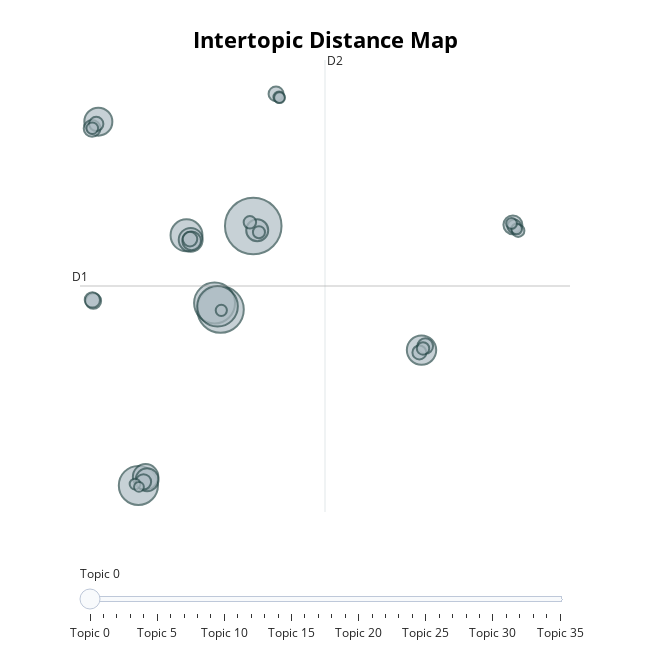

The notebook cell saved with this chart:
### Code cell
topic_model.visualize_topics()

### Figure 1 — Plotly figure (JSON) as saved in the notebook; plotly's stock layout.template omitted (floating-point values rounded to 4 significant figures)
{"data": [{"customdata": [[0, "trump | trumps | donald | inauguration | obama", 330], [1, "nfl | super | patriots | bowl | draft", 223], [2, "basketball | ncaa | tournament | state | football", 173], [3, "nba | warriors | game | lebron | cavaliers", 170], [4, "baby | child | pregnant | victorias | photo", 158], [5, "dies | dead | death | star | heart", 105], [6, "trailer | movie | review | film | logan", 89], [7, "madrid | real | league | barcelona | cup", 81], [8, "oscars | awards | globes | golden | grammys", 67], [9, "police | shooting | shot | fatal | man", 59], [10, "tour | album | kendrick | announces | mixtape", 54], [11, "stock | musk | dow | elon | youtube", 50], [12, "patricks | easter | st | day | quotes", 37], [13, "arrested | released | charges | prison | jail", 36], [14, "ufc | fight | conor | decision | results", 29], [15, "finale | recap | premiere | season | series", 25], [16, "game | bruins | nhl | penguins | series", 25], [17, "mlb | homer | phillies | tebow | cubs", 24], [18, "carey | mariah | nicki | lady | ma", 24], [19, "weather | winter | snow | snowstorm | forecast", 23], [20, "gatlinburg | chaos | mall | shots | panic", 22], [21, "foot | federer | open | roger | australian", 21], [22, "switch | pokémon | nes | ios | nintendo", 20], [23, "christmas | santa | special | dreaming | tracker", 19], [24, "march | womens | thousands | science | rally", 16], [25, "school | closings | delays | county | schools", 16], [26, "moon | nasa | discovered | tilapia | eclipse", 16], [27, "sale | deals | monday | retailer | cyber", 15], [28, "wwe | results | news | reigns | wrestlemania", 14], [29, "ezekiel | suspension | elliott | elliotts | assault", 13], [30, "dam | oroville | power | reported | damage", 13], [31, "elizabeth | queen | prince | markle | meghan", 12], [32, "tornado | warning | weather | counties | issued", 12], [33, "open | christmas | hours | closed | day", 12], [34, "valentines | day | nationwide | pakistani | issues", 12], [35, "dancing | stars | jennings | kerrigan | rashad", 10]], "hovertemplate": "<b>Topic %{customdata[0]}</b><br>%{customdata[1]}<br>Size: %{customdata[2]}", "legendgroup": "", "marker": {"color": "#B0BEC5", "line": {"color": "DarkSlateGrey", "width": 2}, "size": [330, 223, 173, 170, 158, 105, 89, 81, 67, 59, 54, 50, 37, 36, 29, 25, 25, 24, 24, 23, 22, 21, 20, 19, 16, 16, 16, 15, 14, 13, 13, 12, 12, 12, 12, 10], "sizemode": "area", "sizeref": 0.2062, "symbol": "circle"}, "mode": "markers", "name": "", "orientation": "v", "showlegend": false, "type": "scatter", "x": [6.182, 3.67, 3.212, 3.438, -2.638, 1.057, 19.1, -5.713, -2.084, 1.377, -1.968, 6.486, 26.12, 1.449, -6.193, 19.39, -6.097, -6.172, -2.245, 7.932, 1.323, -5.874, 18.94, 26.22, 5.923, 26.53, 19.22, 6.618, -6.179, 3.728, 8.16, -2.895, 8.199, 26.4, 26.02, -2.595], "xaxis": "x", "y": [6.599, 0.7164, 1.171, 0.9455, -11.66, 5.94, -2.134, 13.94, -11.05, 5.619, -11.26, 6.294, 6.676, 5.548, 13.46, -1.845, 1.319, 1.393, -11.4, 15.89, 5.674, 13.78, -2.299, 6.579, 6.856, 6.267, -2.021, 6.161, 13.47, 0.659, 15.66, -11.56, 15.62, 6.389, 6.779, -11.76], "yaxis": "y"}], "layout": {"annotations": [{"showarrow": false, "text": "D1", "x": -7.122, "y": 2.374, "yshift": 10}, {"showarrow": false, "text": "D2", "x": 11.69, "xshift": 10, "y": 18.27}], "height": 650, "hoverlabel": {"bgcolor": "white", "font": {"family": "Rockwell", "size": 16}}, "legend": {"itemsizing": "constant", "tracegroupgap": 0}, "margin": {"t": 60}, "shapes": [{"line": {"color": "#CFD8DC", "width": 2}, "type": "line", "x0": 11.69, "x1": 11.69, "y0": -13.53, "y1": 18.27}, {"line": {"color": "#9E9E9E", "width": 2}, "type": "line", "x0": -7.122, "x1": 30.5, "y0": 2.374, "y1": 2.374}], "sliders": [{"active": 0, "pad": {"t": 50}, "steps": [{"args": [{"marker.color": [["red", "#B0BEC5", "#B0BEC5", "#B0BEC5", "#B0BEC5", "#B0BEC5", "#B0BEC5", "#B0BEC5", "#B0BEC5", "#B0BEC5", "#B0BEC5", "#B0BEC5", "#B0BEC5", "#B0BEC5", "#B0BEC5", "#B0BEC5", "#B0BEC5", "#B0BEC5", "#B0BEC5", "#B0BEC5", "#B0BEC5", "#B0BEC5", "#B0BEC5", "#B0BEC5", "#B0BEC5", "#B0BEC5", "#B0BEC5", "#B0BEC5", "#B0BEC5", "#B0BEC5", "#B0BEC5", "#B0BEC5", "#B0BEC5", "#B0BEC5", "#B0BEC5", "#B0BEC5"]]}], "label": "Topic 0", "method": "update"}, {"args": [{"marker.color": [["#B0BEC5", "red", "#B0BEC5", "#B0BEC5", "#B0BEC5", "#B0BEC5", "#B0BEC5", "#B0BEC5", "#B0BEC5", "#B0BEC5", "#B0BEC5", "#B0BEC5", "#B0BEC5", "#B0BEC5", "#B0BEC5", "#B0BEC5", "#B0BEC5", "#B0BEC5", "#B0BEC5", "#B0BEC5", "#B0BEC5", "#B0BEC5", "#B0BEC5", "#B0BEC5", "#B0BEC5", "#B0BEC5", "#B0BEC5", "#B0BEC5", "#B0BEC5", "#B0BEC5", "#B0BEC5", "#B0BEC5", "#B0BEC5", "#B0BEC5", "#B0BEC5", "#B0BEC5"]]}], "label": "Topic 1", "method": "update"}, {"args": [{"marker.color": [["#B0BEC5", "#B0BEC5", "red", "#B0BEC5", "#B0BEC5", "#B0BEC5", "#B0BEC5", "#B0BEC5", "#B0BEC5", "#B0BEC5", "#B0BEC5", "#B0BEC5", "#B0BEC5", "#B0BEC5", "#B0BEC5", "#B0BEC5", "#B0BEC5", "#B0BEC5", "#B0BEC5", "#B0BEC5", "#B0BEC5", "#B0BEC5", "#B0BEC5", "#B0BEC5", "#B0BEC5", "#B0BEC5", "#B0BEC5", "#B0BEC5", "#B0BEC5", "#B0BEC5", "#B0BEC5", "#B0BEC5", "#B0BEC5", "#B0BEC5", "#B0BEC5", "#B0BEC5"]]}], "label": "Topic 2", "method": "update"}, {"args": [{"marker.color": [["#B0BEC5", "#B0BEC5", "#B0BEC5", "red", "#B0BEC5", "#B0BEC5", "#B0BEC5", "#B0BEC5", "#B0BEC5", "#B0BEC5", "#B0BEC5", "#B0BEC5", "#B0BEC5", "#B0BEC5", "#B0BEC5", "#B0BEC5", "#B0BEC5", "#B0BEC5", "#B0BEC5", "#B0BEC5", "#B0BEC5", "#B0BEC5", "#B0BEC5", "#B0BEC5", "#B0BEC5", "#B0BEC5", "#B0BEC5", "#B0BEC5", "#B0BEC5", "#B0BEC5", "#B0BEC5", "#B0BEC5", "#B0BEC5", "#B0BEC5", "#B0BEC5", "#B0BEC5"]]}], "label": "Topic 3", "method": "update"}, {"args": [{"marker.color": [["#B0BEC5", "#B0BEC5", "#B0BEC5", "#B0BEC5", "red", "#B0BEC5", "#B0BEC5", "#B0BEC5", "#B0BEC5", "#B0BEC5", "#B0BEC5", "#B0BEC5", "#B0BEC5", "#B0BEC5", "#B0BEC5", "#B0BEC5", "#B0BEC5", "#B0BEC5", "#B0BEC5", "#B0BEC5", "#B0BEC5", "#B0BEC5", "#B0BEC5", "#B0BEC5", "#B0BEC5", "#B0BEC5", "#B0BEC5", "#B0BEC5", "#B0BEC5", "#B0BEC5", "#B0BEC5", "#B0BEC5", "#B0BEC5", "#B0BEC5", "#B0BEC5", "#B0BEC5"]]}], "label": "Topic 4", "method": "update"}, {"args": [{"marker.color": [["#B0BEC5", "#B0BEC5", "#B0BEC5", "#B0BEC5", "#B0BEC5", "red", "#B0BEC5", "#B0BEC5", "#B0BEC5", "#B0BEC5", "#B0BEC5", "#B0BEC5", "#B0BEC5", "#B0BEC5", "#B0BEC5", "#B0BEC5", "#B0BEC5", "#B0BEC5", "#B0BEC5", "#B0BEC5", "#B0BEC5", "#B0BEC5", "#B0BEC5", "#B0BEC5", "#B0BEC5", "#B0BEC5", "#B0BEC5", "#B0BEC5", "#B0BEC5", "#B0BEC5", "#B0BEC5", "#B0BEC5", "#B0BEC5", "#B0BEC5", "#B0BEC5", "#B0BEC5"]]}], "label": "Topic 5", "method": "update"}, {"args": [{"marker.color": [["#B0BEC5", "#B0BEC5", "#B0BEC5", "#B0BEC5", "#B0BEC5", "#B0BEC5", "red", "#B0BEC5", "#B0BEC5", "#B0BEC5", "#B0BEC5", "#B0BEC5", "#B0BEC5", "#B0BEC5", "#B0BEC5", "#B0BEC5", "#B0BEC5", "#B0BEC5", "#B0BEC5", "#B0BEC5", "#B0BEC5", "#B0BEC5", "#B0BEC5", "#B0BEC5", "#B0BEC5", "#B0BEC5", "#B0BEC5", "#B0BEC5", "#B0BEC5", "#B0BEC5", "#B0BEC5", "#B0BEC5", "#B0BEC5", "#B0BEC5", "#B0BEC5", "#B0BEC5"]]}], "label": "Topic 6", "method": "update"}, {"args": [{"marker.color": [["#B0BEC5", "#B0BEC5", "#B0BEC5", "#B0BEC5", "#B0BEC5", "#B0BEC5", "#B0BEC5", "red", "#B0BEC5", "#B0BEC5", "#B0BEC5", "#B0BEC5", "#B0BEC5", "#B0BEC5", "#B0BEC5", "#B0BEC5", "#B0BEC5", "#B0BEC5", "#B0BEC5", "#B0BEC5", "#B0BEC5", "#B0BEC5", "#B0BEC5", "#B0BEC5", "#B0BEC5", "#B0BEC5", "#B0BEC5", "#B0BEC5", "#B0BEC5", "#B0BEC5", "#B0BEC5", "#B0BEC5", "#B0BEC5", "#B0BEC5", "#B0BEC5", "#B0BEC5"]]}], "label": "Topic 7", "method": "update"}, {"args": [{"marker.color": [["#B0BEC5", "#B0BEC5", "#B0BEC5", "#B0BEC5", "#B0BEC5", "#B0BEC5", "#B0BEC5", "#B0BEC5", "red", "#B0BEC5", "#B0BEC5", "#B0BEC5", "#B0BEC5", "#B0BEC5", "#B0BEC5", "#B0BEC5", "#B0BEC5", "#B0BEC5", "#B0BEC5", "#B0BEC5", "#B0BEC5", "#B0BEC5", "#B0BEC5", "#B0BEC5", "#B0BEC5", "#B0BEC5", "#B0BEC5", "#B0BEC5", "#B0BEC5", "#B0BEC5", "#B0BEC5", "#B0BEC5", "#B0BEC5", "#B0BEC5", "#B0BEC5", "#B0BEC5"]]}], "label": "Topic 8", "method": "update"}, {"args": [{"marker.color": [["#B0BEC5", "#B0BEC5", "#B0BEC5", "#B0BEC5", "#B0BEC5", "#B0BEC5", "#B0BEC5", "#B0BEC5", "#B0BEC5", "red", "#B0BEC5", "#B0BEC5", "#B0BEC5", "#B0BEC5", "#B0BEC5", "#B0BEC5", "#B0BEC5", "#B0BEC5", "#B0BEC5", "#B0BEC5", "#B0BEC5", "#B0BEC5", "#B0BEC5", "#B0BEC5", "#B0BEC5", "#B0BEC5", "#B0BEC5", "#B0BEC5", "#B0BEC5", "#B0BEC5", "#B0BEC5", "#B0BEC5", "#B0BEC5", "#B0BEC5", "#B0BEC5", "#B0BEC5"]]}], "label": "Topic 9", "method": "update"}, {"args": [{"marker.color": [["#B0BEC5", "#B0BEC5", "#B0BEC5", "#B0BEC5", "#B0BEC5", "#B0BEC5", "#B0BEC5", "#B0BEC5", "#B0BEC5", "#B0BEC5", "red", "#B0BEC5", "#B0BEC5", "#B0BEC5", "#B0BEC5", "#B0BEC5", "#B0BEC5", "#B0BEC5", "#B0BEC5", "#B0BEC5", "#B0BEC5", "#B0BEC5", "#B0BEC5", "#B0BEC5", "#B0BEC5", "#B0BEC5", "#B0BEC5", "#B0BEC5", "#B0BEC5", "#B0BEC5", "#B0BEC5", "#B0BEC5", "#B0BEC5", "#B0BEC5", "#B0BEC5", "#B0BEC5"]]}], "label": "Topic 10", "method": "update"}, {"args": [{"marker.color": [["#B0BEC5", "#B0BEC5", "#B0BEC5", "#B0BEC5", "#B0BEC5", "#B0BEC5", "#B0BEC5", "#B0BEC5", "#B0BEC5", "#B0BEC5", "#B0BEC5", "red", "#B0BEC5", "#B0BEC5", "#B0BEC5", "#B0BEC5", "#B0BEC5", "#B0BEC5", "#B0BEC5", "#B0BEC5", "#B0BEC5", "#B0BEC5", "#B0BEC5", "#B0BEC5", "#B0BEC5", "#B0BEC5", "#B0BEC5", "#B0BEC5", "#B0BEC5", "#B0BEC5", "#B0BEC5", "#B0BEC5", "#B0BEC5", "#B0BEC5", "#B0BEC5", "#B0BEC5"]]}], "label": "Topic 11", "method": "update"}, {"args": [{"marker.color": [["#B0BEC5", "#B0BEC5", "#B0BEC5", "#B0BEC5", "#B0BEC5", "#B0BEC5", "#B0BEC5", "#B0BEC5", "#B0BEC5", "#B0BEC5", "#B0BEC5", "#B0BEC5", "red", "#B0BEC5", "#B0BEC5", "#B0BEC5", "#B0BEC5", "#B0BEC5", "#B0BEC5", "#B0BEC5", "#B0BEC5", "#B0BEC5", "#B0BEC5", "#B0BEC5", "#B0BEC5", "#B0BEC5", "#B0BEC5", "#B0BEC5", "#B0BEC5", "#B0BEC5", "#B0BEC5", "#B0BEC5", "#B0BEC5", "#B0BEC5", "#B0BEC5", "#B0BEC5"]]}], "label": "Topic 12", "method": "update"}, {"args": [{"marker.color": [["#B0BEC5", "#B0BEC5", "#B0BEC5", "#B0BEC5", "#B0BEC5", "#B0BEC5", "#B0BEC5", "#B0BEC5", "#B0BEC5", "#B0BEC5", "#B0BEC5", "#B0BEC5", "#B0BEC5", "red", "#B0BEC5", "#B0BEC5", "#B0BEC5", "#B0BEC5", "#B0BEC5", "#B0BEC5", "#B0BEC5", "#B0BEC5", "#B0BEC5", "#B0BEC5", "#B0BEC5", "#B0BEC5", "#B0BEC5", "#B0BEC5", "#B0BEC5", "#B0BEC5", "#B0BEC5", "#B0BEC5", "#B0BEC5", "#B0BEC5", "#B0BEC5", "#B0BEC5"]]}], "label": "Topic 13", "method": "update"}, {"args": [{"marker.color": [["#B0BEC5", "#B0BEC5", "#B0BEC5", "#B0BEC5", "#B0BEC5", "#B0BEC5", "#B0BEC5", "#B0BEC5", "#B0BEC5", "#B0BEC5", "#B0BEC5", "#B0BEC5", "#B0BEC5", "#B0BEC5", "red", "#B0BEC5", "#B0BEC5", "#B0BEC5", "#B0BEC5", "#B0BEC5", "#B0BEC5", "#B0BEC5", "#B0BEC5", "#B0BEC5", "#B0BEC5", "#B0BEC5", "#B0BEC5", "#B0BEC5", "#B0BEC5", "#B0BEC5", "#B0BEC5", "#B0BEC5", "#B0BEC5", "#B0BEC5", "#B0BEC5", "#B0BEC5"]]}], "label": "Topic 14", "method": "update"}, {"args": [{"marker.color": [["#B0BEC5", "#B0BEC5", "#B0BEC5", "#B0BEC5", "#B0BEC5", "#B0BEC5", "#B0BEC5", "#B0BEC5", "#B0BEC5", "#B0BEC5", "#B0BEC5", "#B0BEC5", "#B0BEC5", "#B0BEC5", "#B0BEC5", "red", "#B0BEC5", "#B0BEC5", "#B0BEC5", "#B0BEC5", "#B0BEC5", "#B0BEC5", "#B0BEC5", "#B0BEC5", "#B0BEC5", "#B0BEC5", "#B0BEC5", "#B0BEC5", "#B0BEC5", "#B0BEC5", "#B0BEC5", "#B0BEC5", "#B0BEC5", "#B0BEC5", "#B0BEC5", "#B0BEC5"]]}], "label": "Topic 15", "method": "update"}, {"args": [{"marker.color": [["#B0BEC5", "#B0BEC5", "#B0BEC5", "#B0BEC5", "#B0BEC5", "#B0BEC5", "#B0BEC5", "#B0BEC5", "#B0BEC5", "#B0BEC5", "#B0BEC5", "#B0BEC5", "#B0BEC5", "#B0BEC5", "#B0BEC5", "#B0BEC5", "red", "#B0BEC5", "#B0BEC5", "#B0BEC5", "#B0BEC5", "#B0BEC5", "#B0BEC5", "#B0BEC5", "#B0BEC5", "#B0BEC5", "#B0BEC5", "#B0BEC5", "#B0BEC5", "#B0BEC5", "#B0BEC5", "#B0BEC5", "#B0BEC5", "#B0BEC5", "#B0BEC5", "#B0BEC5"]]}], "label": "Topic 16", "method": "update"}, {"args": [{"marker.color": [["#B0BEC5", "#B0BEC5", "#B0BEC5", "#B0BEC5", "#B0BEC5", "#B0BEC5", "#B0BEC5", "#B0BEC5", "#B0BEC5", "#B0BEC5", "#B0BEC5", "#B0BEC5", "#B0BEC5", "#B0BEC5", "#B0BEC5", "#B0BEC5", "#B0BEC5", "red", "#B0BEC5", "#B0BEC5", "#B0BEC5", "#B0BEC5", "#B0BEC5", "#B0BEC5", "#B0BEC5", "#B0BEC5", "#B0BEC5", "#B0BEC5", "#B0BEC5", "#B0BEC5", "#B0BEC5", "#B0BEC5", "#B0BEC5", "#B0BEC5", "#B0BEC5", "#B0BEC5"]]}], "label": "Topic 17", "method": "update"}, {"args": [{"marker.color": [["#B0BEC5", "#B0BEC5", "#B0BEC5", "#B0BEC5", "#B0BEC5", "#B0BEC5", "#B0BEC5", "#B0BEC5", "#B0BEC5", "#B0BEC5", "#B0BEC5", "#B0BEC5", "#B0BEC5", "#B0BEC5", "#B0BEC5", "#B0BEC5", "#B0BEC5", "#B0BEC5", "red", "#B0BEC5", "#B0BEC5", "#B0BEC5", "#B0BEC5", "#B0BEC5", "#B0BEC5", "#B0BEC5", "#B0BEC5", "#B0BEC5", "#B0BEC5", "#B0BEC5", "#B0BEC5", "#B0BEC5", "#B0BEC5", "#B0BEC5", "#B0BEC5", "#B0BEC5"]]}], "label": "Topic 18", "method": "update"}, {"args": [{"marker.color": [["#B0BEC5", "#B0BEC5", "#B0BEC5", "#B0BEC5", "#B0BEC5", "#B0BEC5", "#B0BEC5", "#B0BEC5", "#B0BEC5", "#B0BEC5", "#B0BEC5", "#B0BEC5", "#B0BEC5", "#B0BEC5", "#B0BEC5", "#B0BEC5", "#B0BEC5", "#B0BEC5", "#B0BEC5", "red", "#B0BEC5", "#B0BEC5", "#B0BEC5", "#B0BEC5", "#B0BEC5", "#B0BEC5", "#B0BEC5", "#B0BEC5", "#B0BEC5", "#B0BEC5", "#B0BEC5", "#B0BEC5", "#B0BEC5", "#B0BEC5", "#B0BEC5", "#B0BEC5"]]}], "label": "Topic 19", "method": "update"}, {"args": [{"marker.color": [["#B0BEC5", "#B0BEC5", "#B0BEC5", "#B0BEC5", "#B0BEC5", "#B0BEC5", "#B0BEC5", "#B0BEC5", "#B0BEC5", "#B0BEC5", "#B0BEC5", "#B0BEC5", "#B0BEC5", "#B0BEC5", "#B0BEC5", "#B0BEC5", "#B0BEC5", "#B0BEC5", "#B0BEC5", "#B0BEC5", "red", "#B0BEC5", "#B0BEC5", "#B0BEC5", "#B0BEC5", "#B0BEC5", "#B0BEC5", "#B0BEC5", "#B0BEC5", "#B0BEC5", "#B0BEC5", "#B0BEC5", "#B0BEC5", "#B0BEC5", "#B0BEC5", "#B0BEC5"]]}], "label": "Topic 20", "method": "update"}, {"args": [{"marker.color": [["#B0BEC5", "#B0BEC5", "#B0BEC5", "#B0BEC5", "#B0BEC5", "#B0BEC5", "#B0BEC5", "#B0BEC5", "#B0BEC5", "#B0BEC5", "#B0BEC5", "#B0BEC5", "#B0BEC5", "#B0BEC5", "#B0BEC5", "#B0BEC5", "#B0BEC5", "#B0BEC5", "#B0BEC5", "#B0BEC5", "#B0BEC5", "red", "#B0BEC5", "#B0BEC5", "#B0BEC5", "#B0BEC5", "#B0BEC5", "#B0BEC5", "#B0BEC5", "#B0BEC5", "#B0BEC5", "#B0BEC5", "#B0BEC5", "#B0BEC5", "#B0BEC5", "#B0BEC5"]]}], "label": "Topic 21", "method": "update"}, {"args": [{"marker.color": [["#B0BEC5", "#B0BEC5", "#B0BEC5", "#B0BEC5", "#B0BEC5", "#B0BEC5", "#B0BEC5", "#B0BEC5", "#B0BEC5", "#B0BEC5", "#B0BEC5", "#B0BEC5", "#B0BEC5", "#B0BEC5", "#B0BEC5", "#B0BEC5", "#B0BEC5", "#B0BEC5", "#B0BEC5", "#B0BEC5", "#B0BEC5", "#B0BEC5", "red", "#B0BEC5", "#B0BEC5", "#B0BEC5", "#B0BEC5", "#B0BEC5", "#B0BEC5", "#B0BEC5", "#B0BEC5", "#B0BEC5", "#B0BEC5", "#B0BEC5", "#B0BEC5", "#B0BEC5"]]}], "label": "Topic 22", "method": "update"}, {"args": [{"marker.color": [["#B0BEC5", "#B0BEC5", "#B0BEC5", "#B0BEC5", "#B0BEC5", "#B0BEC5", "#B0BEC5", "#B0BEC5", "#B0BEC5", "#B0BEC5", "#B0BEC5", "#B0BEC5", "#B0BEC5", "#B0BEC5", "#B0BEC5", "#B0BEC5", "#B0BEC5", "#B0BEC5", "#B0BEC5", "#B0BEC5", "#B0BEC5", "#B0BEC5", "#B0BEC5", "red", "#B0BEC5", "#B0BEC5", "#B0BEC5", "#B0BEC5", "#B0BEC5", "#B0BEC5", "#B0BEC5", "#B0BEC5", "#B0BEC5", "#B0BEC5", "#B0BEC5", "#B0BEC5"]]}], "label": "Topic 23", "method": "update"}, {"args": [{"marker.color": [["#B0BEC5", "#B0BEC5", "#B0BEC5", "#B0BEC5", "#B0BEC5", "#B0BEC5", "#B0BEC5", "#B0BEC5", "#B0BEC5", "#B0BEC5", "#B0BEC5", "#B0BEC5", "#B0BEC5", "#B0BEC5", "#B0BEC5", "#B0BEC5", "#B0BEC5", "#B0BEC5", "#B0BEC5", "#B0BEC5", "#B0BEC5", "#B0BEC5", "#B0BEC5", "#B0BEC5", "red", "#B0BEC5", "#B0BEC5", "#B0BEC5", "#B0BEC5", "#B0BEC5", "#B0BEC5", "#B0BEC5", "#B0BEC5", "#B0BEC5", "#B0BEC5", "#B0BEC5"]]}], "label": "Topic 24", "method": "update"}, {"args": [{"marker.color": [["#B0BEC5", "#B0BEC5", "#B0BEC5", "#B0BEC5", "#B0BEC5", "#B0BEC5", "#B0BEC5", "#B0BEC5", "#B0BEC5", "#B0BEC5", "#B0BEC5", "#B0BEC5", "#B0BEC5", "#B0BEC5", "#B0BEC5", "#B0BEC5", "#B0BEC5", "#B0BEC5", "#B0BEC5", "#B0BEC5", "#B0BEC5", "#B0BEC5", "#B0BEC5", "#B0BEC5", "#B0BEC5", "red", "#B0BEC5", "#B0BEC5", "#B0BEC5", "#B0BEC5", "#B0BEC5", "#B0BEC5", "#B0BEC5", "#B0BEC5", "#B0BEC5", "#B0BEC5"]]}], "label": "Topic 25", "method": "update"}, {"args": [{"marker.color": [["#B0BEC5", "#B0BEC5", "#B0BEC5", "#B0BEC5", "#B0BEC5", "#B0BEC5", "#B0BEC5", "#B0BEC5", "#B0BEC5", "#B0BEC5", "#B0BEC5", "#B0BEC5", "#B0BEC5", "#B0BEC5", "#B0BEC5", "#B0BEC5", "#B0BEC5", "#B0BEC5", "#B0BEC5", "#B0BEC5", "#B0BEC5", "#B0BEC5", "#B0BEC5", "#B0BEC5", "#B0BEC5", "#B0BEC5", "red", "#B0BEC5", "#B0BEC5", "#B0BEC5", "#B0BEC5", "#B0BEC5", "#B0BEC5", "#B0BEC5", "#B0BEC5", "#B0BEC5"]]}], "label": "Topic 26", "method": "update"}, {"args": [{"marker.color": [["#B0BEC5", "#B0BEC5", "#B0BEC5", "#B0BEC5", "#B0BEC5", "#B0BEC5", "#B0BEC5", "#B0BEC5", "#B0BEC5", "#B0BEC5", "#B0BEC5", "#B0BEC5", "#B0BEC5", "#B0BEC5", "#B0BEC5", "#B0BEC5", "#B0BEC5", "#B0BEC5", "#B0BEC5", "#B0BEC5", "#B0BEC5", "#B0BEC5", "#B0BEC5", "#B0BEC5", "#B0BEC5", "#B0BEC5", "#B0BEC5", "red", "#B0BEC5", "#B0BEC5", "#B0BEC5", "#B0BEC5", "#B0BEC5", "#B0BEC5", "#B0BEC5", "#B0BEC5"]]}], "label": "Topic 27", "method": "update"}, {"args": [{"marker.color": [["#B0BEC5", "#B0BEC5", "#B0BEC5", "#B0BEC5", "#B0BEC5", "#B0BEC5", "#B0BEC5", "#B0BEC5", "#B0BEC5", "#B0BEC5", "#B0BEC5", "#B0BEC5", "#B0BEC5", "#B0BEC5", "#B0BEC5", "#B0BEC5", "#B0BEC5", "#B0BEC5", "#B0BEC5", "#B0BEC5", "#B0BEC5", "#B0BEC5", "#B0BEC5", "#B0BEC5", "#B0BEC5", "#B0BEC5", "#B0BEC5", "#B0BEC5", "red", "#B0BEC5", "#B0BEC5", "#B0BEC5", "#B0BEC5", "#B0BEC5", "#B0BEC5", "#B0BEC5"]]}], "label": "Topic 28", "method": "update"}, {"args": [{"marker.color": [["#B0BEC5", "#B0BEC5", "#B0BEC5", "#B0BEC5", "#B0BEC5", "#B0BEC5", "#B0BEC5", "#B0BEC5", "#B0BEC5", "#B0BEC5", "#B0BEC5", "#B0BEC5", "#B0BEC5", "#B0BEC5", "#B0BEC5", "#B0BEC5", "#B0BEC5", "#B0BEC5", "#B0BEC5", "#B0BEC5", "#B0BEC5", "#B0BEC5", "#B0BEC5", "#B0BEC5", "#B0BEC5", "#B0BEC5", "#B0BEC5", "#B0BEC5", "#B0BEC5", "red", "#B0BEC5", "#B0BEC5", "#B0BEC5", "#B0BEC5", "#B0BEC5", "#B0BEC5"]]}], "label": "Topic 29", "method": "update"}, {"args": [{"marker.color": [["#B0BEC5", "#B0BEC5", "#B0BEC5", "#B0BEC5", "#B0BEC5", "#B0BEC5", "#B0BEC5", "#B0BEC5", "#B0BEC5", "#B0BEC5", "#B0BEC5", "#B0BEC5", "#B0BEC5", "#B0BEC5", "#B0BEC5", "#B0BEC5", "#B0BEC5", "#B0BEC5", "#B0BEC5", "#B0BEC5", "#B0BEC5", "#B0BEC5", "#B0BEC5", "#B0BEC5", "#B0BEC5", "#B0BEC5", "#B0BEC5", "#B0BEC5", "#B0BEC5", "#B0BEC5", "red", "#B0BEC5", "#B0BEC5", "#B0BEC5", "#B0BEC5", "#B0BEC5"]]}], "label": "Topic 30", "method": "update"}, {"args": [{"marker.color": [["#B0BEC5", "#B0BEC5", "#B0BEC5", "#B0BEC5", "#B0BEC5", "#B0BEC5", "#B0BEC5", "#B0BEC5", "#B0BEC5", "#B0BEC5", "#B0BEC5", "#B0BEC5", "#B0BEC5", "#B0BEC5", "#B0BEC5", "#B0BEC5", "#B0BEC5", "#B0BEC5", "#B0BEC5", "#B0BEC5", "#B0BEC5", "#B0BEC5", "#B0BEC5", "#B0BEC5", "#B0BEC5", "#B0BEC5", "#B0BEC5", "#B0BEC5", "#B0BEC5", "#B0BEC5", "#B0BEC5", "red", "#B0BEC5", "#B0BEC5", "#B0BEC5", "#B0BEC5"]]}], "label": "Topic 31", "method": "update"}, {"args": [{"marker.color": [["#B0BEC5", "#B0BEC5", "#B0BEC5", "#B0BEC5", "#B0BEC5", "#B0BEC5", "#B0BEC5", "#B0BEC5", "#B0BEC5", "#B0BEC5", "#B0BEC5", "#B0BEC5", "#B0BEC5", "#B0BEC5", "#B0BEC5", "#B0BEC5", "#B0BEC5", "#B0BEC5", "#B0BEC5", "#B0BEC5", "#B0BEC5", "#B0BEC5", "#B0BEC5", "#B0BEC5", "#B0BEC5", "#B0BEC5", "#B0BEC5", "#B0BEC5", "#B0BEC5", "#B0BEC5", "#B0BEC5", "#B0BEC5", "red", "#B0BEC5", "#B0BEC5", "#B0BEC5"]]}], "label": "Topic 32", "method": "update"}, {"args": [{"marker.color": [["#B0BEC5", "#B0BEC5", "#B0BEC5", "#B0BEC5", "#B0BEC5", "#B0BEC5", "#B0BEC5", "#B0BEC5", "#B0BEC5", "#B0BEC5", "#B0BEC5", "#B0BEC5", "#B0BEC5", "#B0BEC5", "#B0BEC5", "#B0BEC5", "#B0BEC5", "#B0BEC5", "#B0BEC5", "#B0BEC5", "#B0BEC5", "#B0BEC5", "#B0BEC5", "#B0BEC5", "#B0BEC5", "#B0BEC5", "#B0BEC5", "#B0BEC5", "#B0BEC5", "#B0BEC5", "#B0BEC5", "#B0BEC5", "#B0BEC5", "red", "#B0BEC5", "#B0BEC5"]]}], "label": "Topic 33", "method": "update"}, {"args": [{"marker.color": [["#B0BEC5", "#B0BEC5", "#B0BEC5", "#B0BEC5", "#B0BEC5", "#B0BEC5", "#B0BEC5", "#B0BEC5", "#B0BEC5", "#B0BEC5", "#B0BEC5", "#B0BEC5", "#B0BEC5", "#B0BEC5", "#B0BEC5", "#B0BEC5", "#B0BEC5", "#B0BEC5", "#B0BEC5", "#B0BEC5", "#B0BEC5", "#B0BEC5", "#B0BEC5", "#B0BEC5", "#B0BEC5", "#B0BEC5", "#B0BEC5", "#B0BEC5", "#B0BEC5", "#B0BEC5", "#B0BEC5", "#B0BEC5", "#B0BEC5", "#B0BEC5", "red", "#B0BEC5"]]}], "label": "Topic 34", "method": "update"}, {"args": [{"marker.color": [["#B0BEC5", "#B0BEC5", "#B0BEC5", "#B0BEC5", "#B0BEC5", "#B0BEC5", "#B0BEC5", "#B0BEC5", "#B0BEC5", "#B0BEC5", "#B0BEC5", "#B0BEC5", "#B0BEC5", "#B0BEC5", "#B0BEC5", "#B0BEC5", "#B0BEC5", "#B0BEC5", "#B0BEC5", "#B0BEC5", "#B0BEC5", "#B0BEC5", "#B0BEC5", "#B0BEC5", "#B0BEC5", "#B0BEC5", "#B0BEC5", "#B0BEC5", "#B0BEC5", "#B0BEC5", "#B0BEC5", "#B0BEC5", "#B0BEC5", "#B0BEC5", "#B0BEC5", "red"]]}], "label": "Topic 35", "method": "update"}]}], "title": {"font": {"color": "Black", "size": 22}, "text": "<b>Intertopic Distance Map</b>", "x": 0.5, "xanchor": "center", "y": 0.95, "yanchor": "top"}, "width": 650, "xaxis": {"anchor": "y", "domain": [0, 1], "range": [-7.122, 30.5], "title": {"text": ""}, "visible": false}, "yaxis": {"anchor": "x", "domain": [0, 1], "range": [-13.53, 18.27], "title": {"text": ""}, "visible": false}}}
